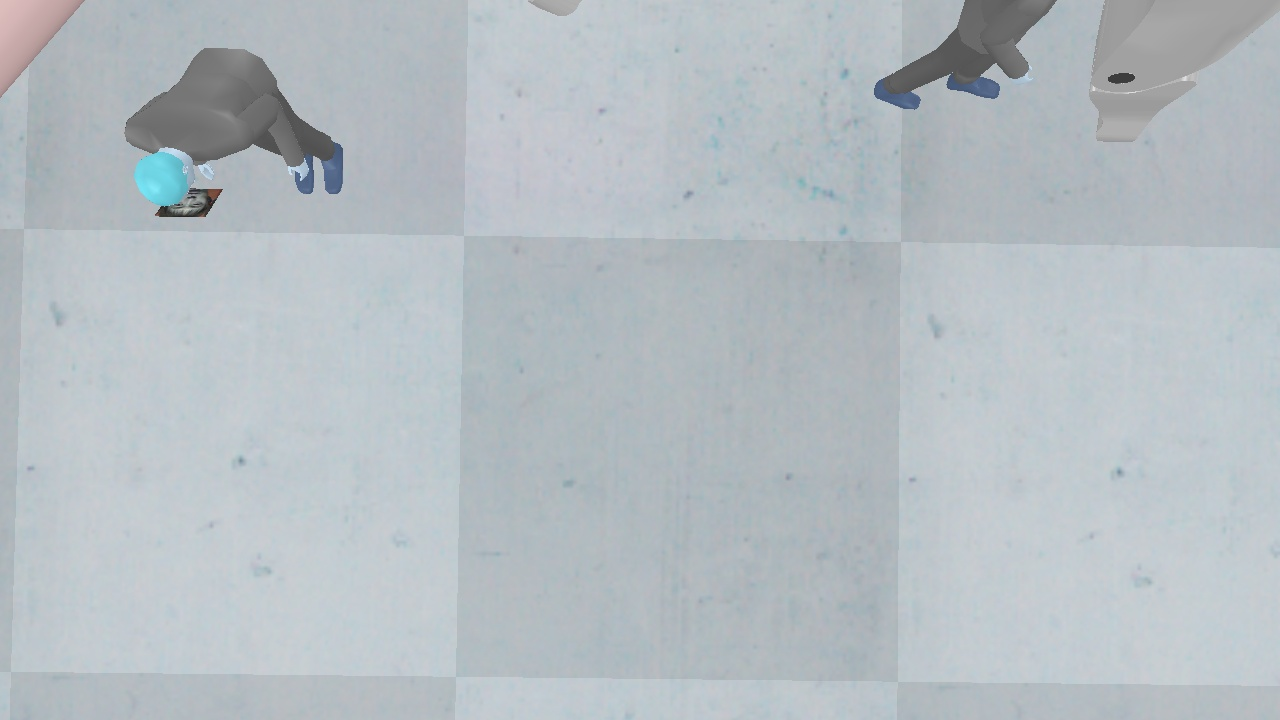
#> input picture visual-servo/qrcode&ET/testcase/zuoyan.jpeg, 1280 x 720 px
$ python api.py
#> lines starting #> are read from the running program, lines starting #| are printed output that depends on the picture; after the words box and inside, x2 and y2 are one past the last pixel; in counts of white or black regions, pixels touching at a corner belong together
### visual-servo/qrcode&ET/utils.py
import cv2
import matplotlib.pyplot as plt
from PIL import Image
import numpy as np


# Read image from system path as RGB type.
def read_image(path):
#> called with path = 'testcase/zuoyan.jpeg'
    img = cv2.imread(path)
#> img is the input picture: shape (720, 1280, 3); mean B, G, R 194.4, 189.3, 181.2
    # opencv default color space is BGR, change it to RGB
    # img = cv2.cvtColor(img, cv2.COLOR_BGR2RGB)
    return img


# [7 lines left out: function show_image, not called in this run]


def get_gray(img):
    return cv2.cvtColor(img, cv2.COLOR_RGB2GRAY)


def rotate(img, du):
#> called with du = 180
    image = Image.fromarray(np.uint8(img))
    image = image.rotate(du)
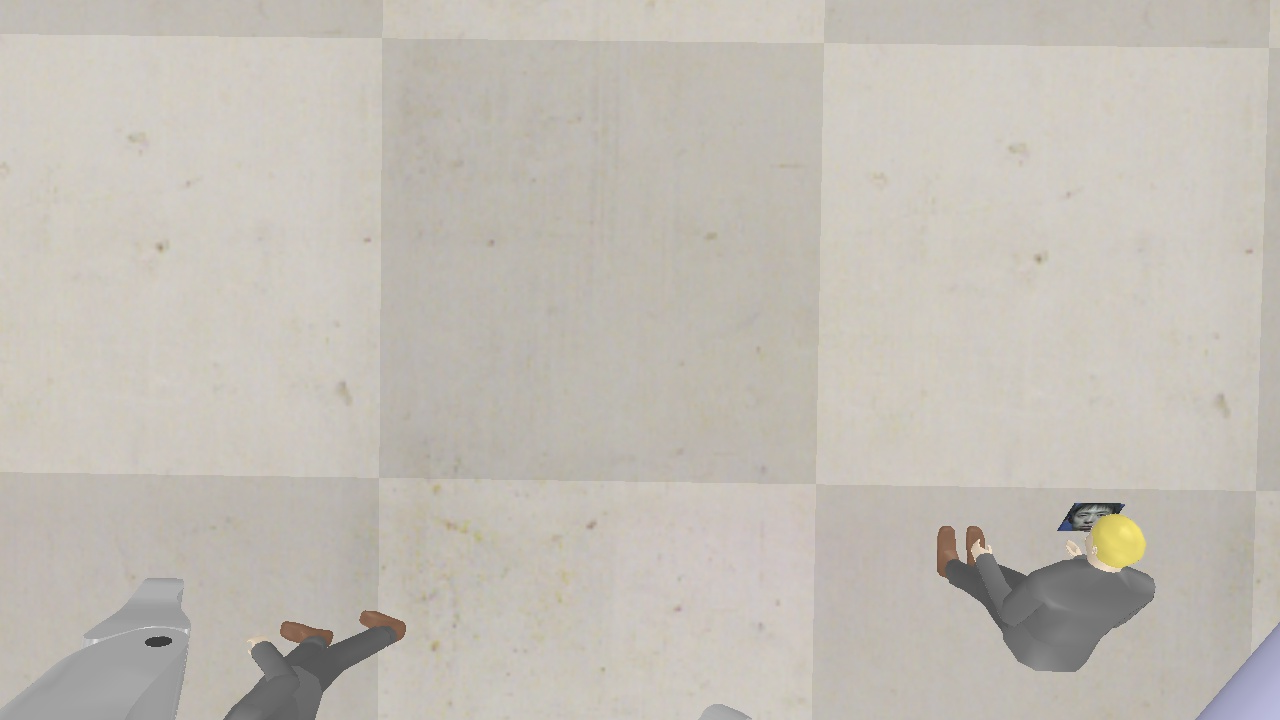
#> image: PIL image 1280x720 RGB; mean R, G, B 194.4, 189.3, 181.2
    image = np.asarray(image)
    return image

### visual-servo/qrcode&ET/api.py
from utils import *
import qr_code
from queue import Queue
from sklearn.cluster import KMeans


#
# API to detect QR code in images.
#
# Parameters:
#   img: (m * n * 3) numpy ndarray of RGB format
#       The input image to detect.
#
# Returns:
#   flag: boolean
#       Whether the QR code is detected.
#   center: tuple(int, int)
#       The center coordinate of the QR code.
#
def get_qr_code(img):
    return qr_code.get_qr_code(img)


#
# API to detect cylinder im images.
#
# Parameters:
#   img: (m * n * 3) numpy ndarray of RGB format
#       The input image to detect.
#
# Returns:
#   flag: boolean
#       Whether the cylinder is detected.
#   pos: tuple(int, int)
#       The position of the cylinder.
#
# [87 lines left out: functions get_cylinder, get_E_or_T, not called in this run]


#
# API to detect target(T) and end(E) in images.
#
# Parameters:
#   img: (m * n * 3) numpy ndarray of RGB format
#       The input image to detect.
#   eye: boolean
#       eye=True: left eye.
#       eye=False: right eye.
#
# Returns:
#   people: list of tuple(int, int)
#       Each tuple represent a coordinate of people.
#
def get_people(img, fuck_threshold):
    img2 = img.copy()
    img2 = rotate(img2, 180).copy()
    # show_image(img2)
    img2[(img2[:, :, 0] == 112) * (img2[:, :, 1] == 160) * (img2[:, :, 2] == 202)] = [255, 255, 255]
    img2 = cv2.resize(img2.copy(), (320, 180))
    visit = np.zeros((img2.shape[0], img2.shape[1]))
    belong = np.zeros(visit.shape)
    cnt = 0
    for i in range(img2.shape[0]):
        for j in range(img2.shape[1]):
            if not visit[i, j]:
                Q = Queue()
                Q.put((i, j))
                visit[i, j] = 1
                cnt += 1
                belong[i, j] = cnt
                dx = [-1, 0, 0, 1]
                dy = [0, -1, 1, 0]
                while not Q.empty():
                    x, y = Q.get()
                    for k in range(4):
                        xx = x + dx[k]
                        yy = y + dy[k]
                        if xx < 0 or xx >= img2.shape[0] or yy < 0 or yy >= \
                                img2.shape[1]:
                            continue
                        if visit[xx, yy] == 1:
                            continue
                        fuck1 = img2[x, y].astype(np.float64)
                        fuck2 = img2[xx, yy].astype(np.float64)
                        dist = np.abs(fuck1 - fuck2).sum()
                        if dist > 10:
                            continue
                        visit[xx, yy] = 1
                        belong[xx, yy] = cnt
                        Q.put((xx, yy))
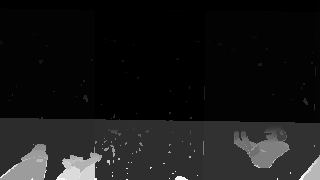
#> belong: shape (180, 320) float64; min 1, max 890, mean 84.7; drawn with min black and max white
#> visit: shape (180, 320) float64; every value is 1
#> after the loop, cnt = 890
    points = [[] for i in range(cnt + 1)]
    for i in range(img2.shape[0]):
        for j in range(img2.shape[1]):
            if belong[i, j] > 0:
                points[int(belong[i, j])].append((i, j))
    for pp in points:
        if len(pp) == 0:
            continue
        x = np.array([t[0] for t in pp])
        y = np.array([t[1] for t in pp])
        x0 = x.max()
        if x0 < 40:
            cc = 1
        elif x0 < 80:
            cc = 1.3
        elif x0 < 120:
            cc = 1.6
        elif x0 < 160:
            cc = 1.9
        else:
            cc = 2.2
        if (x.max() - x.min()) > 60 * cc or (y.max() - y.min()) > 60 * cc or len(pp) > 300 * cc * cc:
            for p in pp:
                img2[p[0], p[1]] = [255, 255, 255]
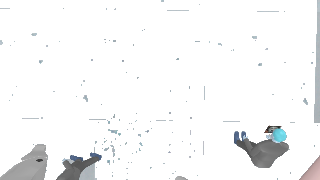
#> img2: shape (180, 320, 3); mean B, G, R 247, 246.7, 246.3
    # show_image(img2)
    fuck1 = np.array([172.87, 182.88, 188.63])
    fuck2 = np.array([189.49, 198.48, 204.345])
    fuck1_all = np.array([188.63, 182.88, 172.87])
    fuck2_all = np.array([204.345, 198.48, 189.49])
    tmp = (img2 < 2).sum(axis=2)
#> tmp: shape (180, 320) int64; every value is 0
    img2[tmp == 3] = [255, 255, 255]
    img2[np.abs(img2 - fuck1_all).max(axis=2) < 15] = [255, 255, 255]
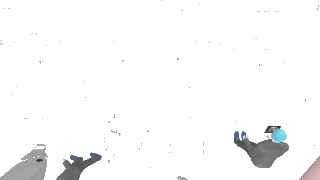
#> img2: shape (180, 320, 3); 2.28% of pixels changed, all inside (x1, y1, x2, y2) = (0, 0, 320, 180)
    img2[np.abs(img2 - fuck2_all).max(axis=2) < 15] = [255, 255, 255]
#> img2: shape (180, 320, 3); 0.14% of pixels changed, all inside (x1, y1, x2, y2) = (0, 0, 320, 178)
    tmp = img2[:, :, 0].astype(np.int64) + img2[:, :, 1] + img2[:, :, 2]
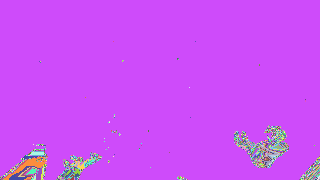
#> tmp: shape (180, 320) int64; 367 distinct labels, from 117 to 765; one colour per label, 0 black
    img2[tmp > 700] = [255, 255, 255]
    img2 = cv2.resize(img2, (320, 180))
    # show_image(img2)
    visit = np.zeros((img2.shape[0], img2.shape[1]))
    belong = np.zeros(visit.shape)
    cnt = 0
    for i in range(img2.shape[0]):
        for j in range(img2.shape[1]):
            if not visit[i, j] and (img2[i, j] == 255).sum() < 3:
                Q = Queue()
                Q.put((i, j))
                visit[i, j] = 1
                cnt += 1
                belong[i, j] = cnt
                dx = [-1, 0, 0, 1]
                dy = [0, -1, 1, 0]
                while not Q.empty():
                    x, y = Q.get()
                    for k in range(4):
                        xx = x + dx[k]
                        yy = y + dy[k]
                        if xx < 0 or xx >= img2.shape[0] or yy < 0 or yy >= \
                                img2.shape[1]:
                            continue
                        if visit[xx, yy] == 1 or (
                                img2[xx, yy] == 255).sum() == 3:
                            continue
                        visit[xx, yy] = 1
                        belong[xx, yy] = cnt
                        Q.put((xx, yy))
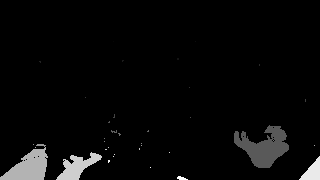
#> belong: shape (180, 320) float64; min 0, max 37, mean 1.2; drawn with min black and max white
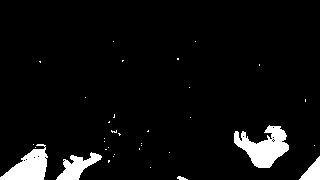
#> visit: shape (180, 320) float64; values 0 (black) and 1 (white), 5.5% white; 35 white regions (30 under 20 px), largest, box (x1, y1, x2, y2) and area: (234, 125, 289, 168) 1270, (0, 144, 48, 180) 950, (56, 152, 102, 180) 592, (299, 156, 320, 180) 266, (177, 176, 188, 180) 28
#> after the loop, cnt = 37
    points = [[] for i in range(cnt + 1)]
    for i in range(img2.shape[0]):
        for j in range(img2.shape[1]):
            if belong[i, j] > 0:
                points[int(belong[i, j])].append((i, j))
    img3 = img2.copy()
    img3[:, :] = [255, 255, 255]
#> img3: shape (180, 320, 3); every value is 255
    threshold = fuck_threshold
    new_points = []
    for pp in points:
        if len(pp) == 0:
            continue
        x = np.array([t[0] for t in pp])
        y = np.array([t[1] for t in pp])
        x0 = x.max()
        if x0 < 40:
            cc = 1
        elif x0 < 80:
            cc = 1.3
        elif x0 < 120:
            cc = 1.6
        elif x0 < 160:
            cc = 1.9
        else:
            cc = 2.2
        if len(pp) > threshold * cc:
            xl = np.percentile(x, 20)
            xr = np.percentile(x, 80)
            yl = np.percentile(y, 20)
            yr = np.percentile(y, 80)
            # print(x.max(), x.min(), y.max(), y.min(), xr, xl, yr, yl, ' ', x.mean(), y.mean(), len(pp))
            if xr - xl < 1.3 * (yr - yl):
                continue
            new_points.append(pp)
            for p in pp:
                img3[p[0], p[1]] = img2[p[0], p[1]]
#> img3: shape (180, 320, 3); mean B, G, R 255, 255, 255
#> after the loop, new_points = [[(64, 259), (65, 259)], [(99, 305), (100, 305), (101, 305)], [(114, 114), (115, 114), (116, 114), (117, 113), (117, 114)], [(133, 118), (133, 119), (134, 119), (134, 120), (135, 119)], [(148, 139), (149, 139)]]
    # show_image(img3)
    ans = []
    for pp in new_points:
        x = np.array([t[0] for t in pp]).mean()
        y = np.array([t[1] for t in pp]).mean()
        X = np.zeros((len(pp), 3))
        for i, p in enumerate(pp):
            color = img3[p[0], p[1]]
            X[i] = color
        # print(X)
        kmeans = KMeans(n_clusters=3, random_state=0).fit(X)
        # print(kmeans.cluster_centers_)
        # print(kmeans.labels_)
        num = np.zeros(3)
        for label in kmeans.labels_:
            num[label] += 1
        t = num.argmax()
        # for i, label in enumerate(kmeans.labels_):
        #     if label == t:
        #         print(X[i])
        color = kmeans.cluster_centers_[t]
        xx = int(img.shape[0] - (x * 4 + 2))
        yy = int(img.shape[1] - (y * 4 + 2))
        ans.append(((yy, xx), color))
#> this loop made 1 pass
#> (pp, x, y) on pass 1: ([(64, 259), (65, 259)], 64.5, 259)
#> after the loop, ans = []
    return ans


if __name__ == '__main__':
    img = read_image('testcase/zuoyan.jpeg')
#> (the run stopped early here; a loop or call above may not have finished)

$ run again, with visual-servo/qrcode&ET/testcase/hei.jpeg copied over visual-servo/qrcode&ET/testcase/zuoyan.jpeg
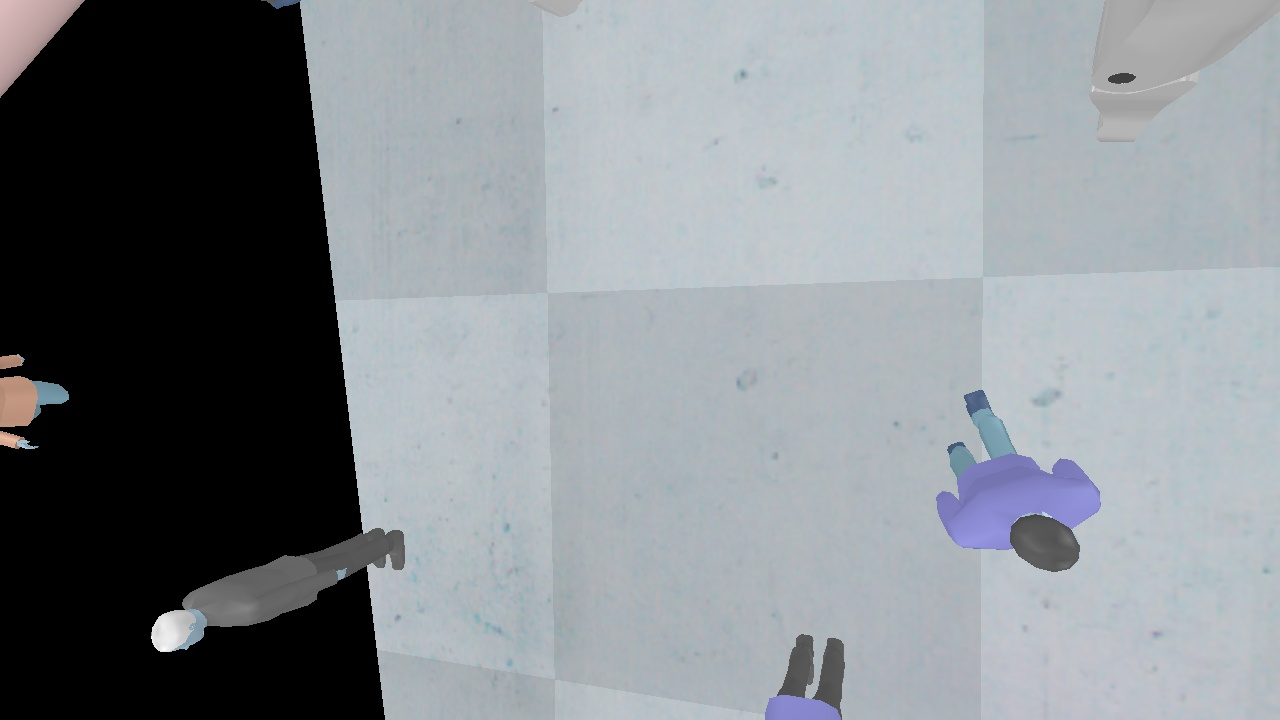
#> input picture visual-servo/qrcode&ET/testcase/hei.jpeg, 1280 x 720 px
#> in read_image, img is the input picture: shape (720, 1280, 3); mean B, G, R 142.5, 138, 132.5
#> after the loop in get_people, `for i in range(img2.shape[0]):`: cnt = 852
#> after the loop in get_people, `for i in range(img2.shape[0]):`:
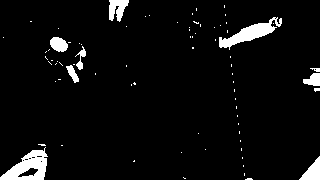
#> visit: shape (180, 320) float64; values 0 (black) and 1 (white), 5% white; 76 white regions (67 under 20 px), largest, box (x1, y1, x2, y2) and area: (0, 147, 48, 180) 821, (219, 17, 282, 50) 703, (109, 0, 129, 22) 290
#> after the loop in get_people, `for i in range(img2.shape[0]):`: cnt = 91
#> after the loop in get_people, `for pp in points:`:
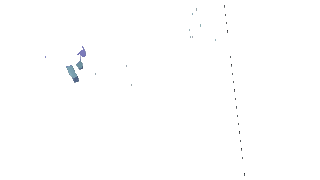
#> img3: shape (180, 320, 3); mean B, G, R 254.5, 254.4, 254.3
#> the loop in get_people, `for pp in new_points:` made 3 passes
#> pp on passes 1 to 3: [(5, 224), (6, 224), (7, 224)], [(8, 196), (9, 196), (10, 196)], [(13, 192), (14, 192)]

$ run again, with visual-servo/qrcode&ET/testcase/lou.jpeg copied over visual-servo/qrcode&ET/testcase/zuoyan.jpeg
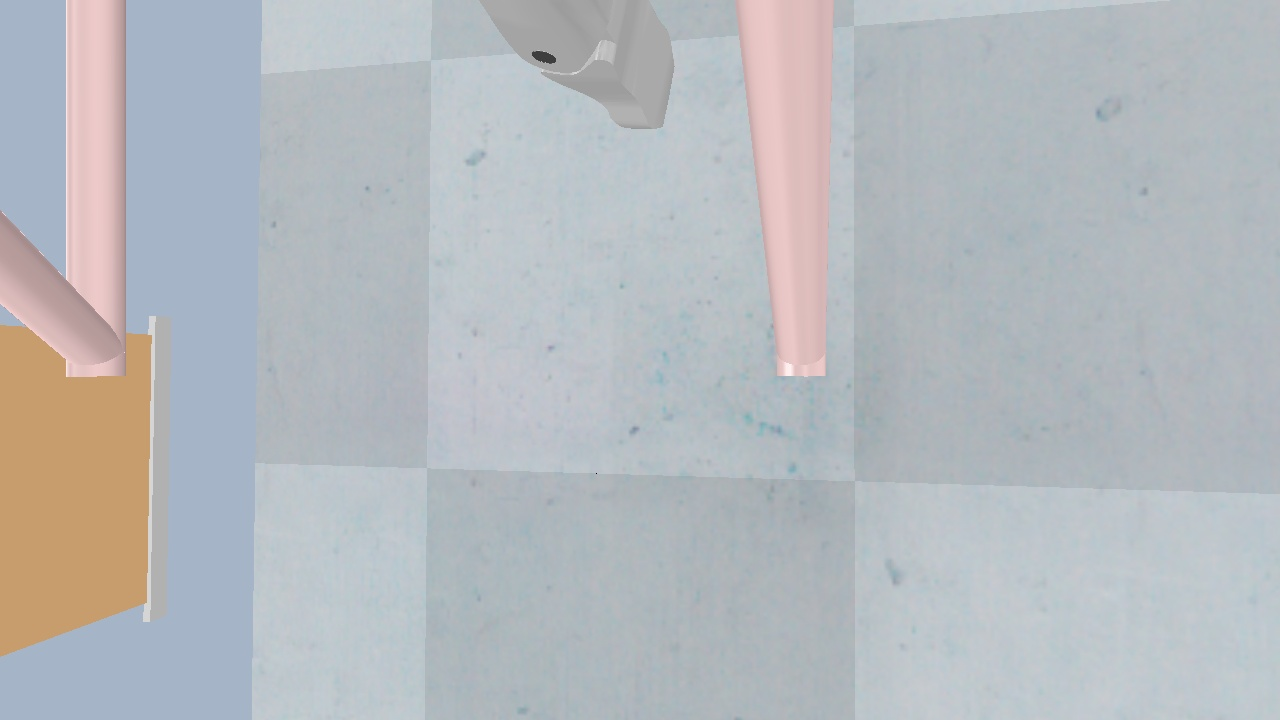
#> input picture visual-servo/qrcode&ET/testcase/lou.jpeg, 1280 x 720 px
#> in read_image, img is the input picture: shape (720, 1280, 3); mean B, G, R 189.9, 185.9, 181.7
#> after the loop in get_people, `for i in range(img2.shape[0]):`: cnt = 623
#> after the loop in get_people, `for i in range(img2.shape[0]):`: cnt = 50
#> after the loop in get_people, `for pp in points:`:
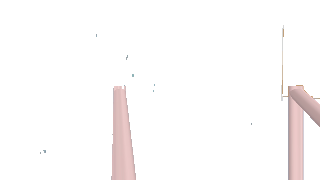
#> img3: shape (180, 320, 3); mean B, G, R 250.5, 250.5, 252.4
#> after the loop in get_people, `for pp in points:`: new_points = 10 items
#> the loop in get_people, `for pp in new_points:` made 5 passes
#> (x, y, t, color, xx, yy) on passes 1, 3, 4: (124.2, 297.8, 0, [200.5, 200.6, 229.8], 221, 86), (57, 126.5, 0, [172.2, 169, 157.5], 490, 772), (75, 132.5, 1, [185.3, 181.3, 151], 418, 748)
#> after the loop in get_people, `for pp in new_points:`: ans = [((86, 221), [200.5, 200.6, 229.8]), ((894, 578), [176, 167, 150]), ((772, 490), [172.2, 169, 157.5]), ((748, 418), [185.3, 181.3, 151])]
